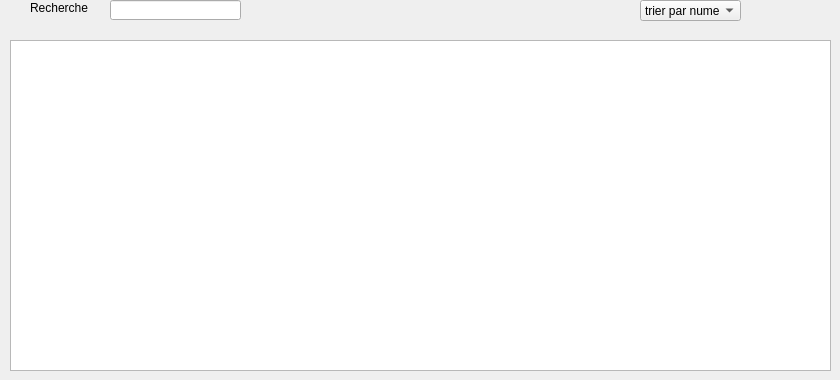
     <widget class="QWidget" name="afficher_assu">
      <widget class="QTableView" name="table_assu">
       <property name="geometry">
        <rect>
         <x>10</x>
         <y>40</y>
         <width>821</width>
         <height>331</height>
        </rect>
       </property>
       <property name="alternatingRowColors">
        <bool>true</bool>
       </property>
       <property name="gridStyle">
        <enum>Qt::DashLine</enum>
       </property>
       <attribute name="horizontalHeaderCascadingSectionResizes">
        <bool>true</bool>
       </attribute>
       <attribute name="horizontalHeaderStretchLastSection">
        <bool>true</bool>
       </attribute>
       <attribute name="verticalHeaderVisible">
        <bool>false</bool>
       </attribute>
       <attribute name="verticalHeaderShowSortIndicator" stdset="0">
        <bool>false</bool>
       </attribute>
      </widget>
      <widget class="QComboBox" name="comboBox_9">
       <property name="geometry">
        <rect>
         <x>640</x>
         <y>0</y>
         <width>101</width>
         <height>21</height>
        </rect>
       </property>
       <property name="layoutDirection">
        <enum>Qt::LeftToRight</enum>
       </property>
       <property name="maxVisibleItems">
        <number>3</number>
       </property>
       <property name="insertPolicy">
        <enum>QComboBox::InsertAtTop</enum>
       </property>
       <item>
        <property name="text">
         <string>trier par numero</string>
        </property>
       </item>
       <item>
        <property name="text">
         <string>trier par matricule</string>
        </property>
       </item>
       <item>
        <property name="text">
         <string>trier par date d'ajout</string>
        </property>
       </item>
       <item>
        <property name="text">
         <string>trier par date fin</string>
        </property>
       </item>
      </widget>
      <widget class="QLineEdit" name="rechercheAssu">
       <property name="geometry">
        <rect>
         <x>110</x>
         <y>0</y>
         <width>131</width>
         <height>20</height>
        </rect>
       </property>
      </widget>
      <widget class="QLabel" name="label_3">
       <property name="geometry">
        <rect>
         <x>30</x>
         <y>0</y>
         <width>61</width>
         <height>16</height>
        </rect>
       </property>
       <property name="text">
        <string>Recherche :</string>
       </property>
      </widget>
     </widget>
